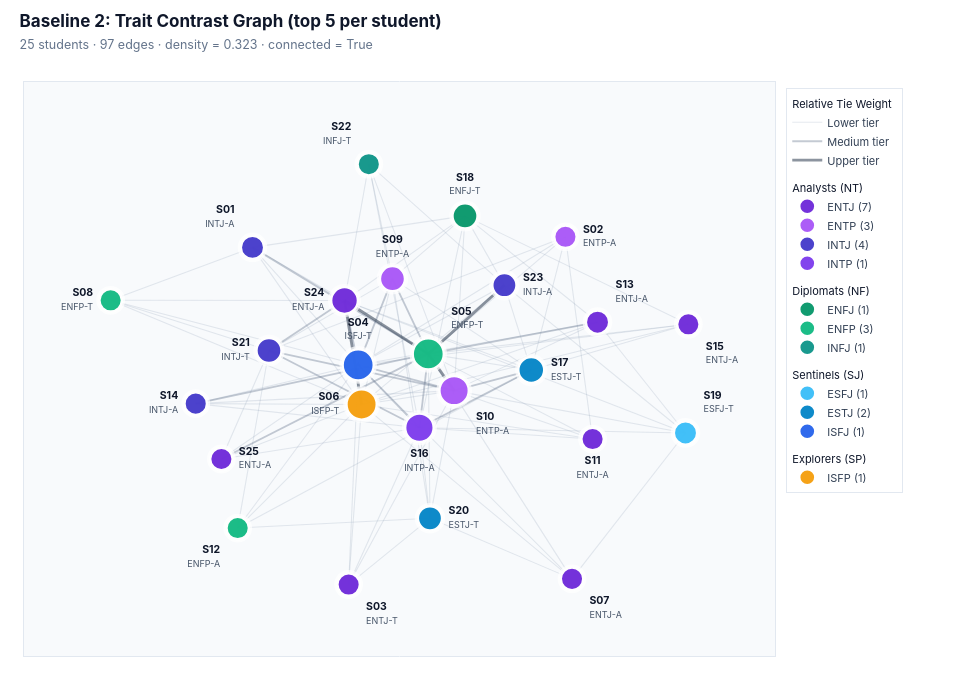

Write notebook code for a chart like this one.
### Markdown cell above
## 2. Baseline 2: Trait Contrast Graph

Next, we test the opposite intuition by measuring how strongly two students sit on opposite sides of the $50\%$ midpoint across the five traits, keeping each student's top $5$ contrasting links ($97$ edges). As expected, extreme profiles act as hubs pulling opposite poles together.

### Code cell
G_contrast = G_base.copy()
top_k = 5
centered = df[traits].values - 0.5
contrast_scores = {}

for i in range(len(students)):
    for j in range(i + 1, len(students)):
        opposition = 4.0 * np.maximum(0.0, -(centered[i] * centered[j]))
        contrast_scores[(i, j)] = float(opposition.mean())

for i, u in enumerate(students):
    neighbors = [
        (students[j], contrast_scores[(min(i, j), max(i, j))])
        for j in range(len(students))
        if i != j
    ]
    neighbors.sort(key=lambda x: x[1], reverse=True)
    for v, score in neighbors[:top_k]:
        G_contrast.add_edge(u, v, weight=score)

contrast_df = (
    pd.DataFrame(
        [
            {
                "Student A": u,
                "MBTI A": df.loc[u, "mbti"],
                "Student B": v,
                "MBTI B": df.loc[v, "mbti"],
                "Contrast (%)": round(d["weight"] * 100, 1),
            }
            for u, v, d in G_contrast.edges(data=True)
        ]
    )
    .sort_values("Contrast (%)", ascending=False)
    .reset_index(drop=True)
)

print(
    f"Contrast graph: {G_contrast.number_of_nodes()} nodes, {G_contrast.number_of_edges()} edges"
)
display(contrast_df.head(10))

pos_con = nx.spring_layout(G_contrast, seed=42, k=1.05, iterations=200)
plot_network(
    G_contrast, pos_con, f"Baseline 2: Trait Contrast Graph (top {top_k} per student)"
)

### Figure 1 — Plotly figure (JSON) as saved in the notebook; plotly's stock layout.template omitted (floating-point values rounded to 4 significant figures; data arrays with more than 128 entries replaced by an {"elided": "..."} marker saying what was removed)
{"data": [{"hoverinfo": "skip", "legendgroup": "Edges", "legendgrouptitle": {"text": "Relative Tie Weight"}, "line": {"color": "rgba(148, 163, 184, 0.24)", "width": 1.05}, "mode": "lines", "name": "Lower tier", "type": "scatter", "x": {"elided": "234 float values"}, "y": {"elided": "234 float values"}}, {"hoverinfo": "skip", "legendgroup": "Edges", "line": {"color": "rgba(100, 116, 139, 0.38)", "width": 1.8}, "mode": "lines", "name": "Medium tier", "type": "scatter", "x": [-0.5351, 0.04087, null, -0.1888, -0.2336, null, -0.1888, 0.1255, null, -0.1888, 0.01186, null, -0.1888, -0.07649, null, 0.04087, -0.07649, null, 0.04087, 0.5955, null, 0.04087, -0.7212, null, 0.04087, 0.01186, null, 0.04087, -0.6371, null, 0.1255, -0.4811, null, 0.1255, 0.3784, null, 0.01186, 0.3784, null, 0.01186, -0.4811, null, -0.4811, -0.2336, null], "y": [0.5616, 0.07884, null, 0.02878, 0.3208, null, 0.02878, -0.08773, null, 0.02878, -0.2562, null, 0.02878, 0.4198, null, 0.07884, 0.4198, null, 0.07884, 0.2224, null, 0.07884, -0.1466, null, 0.07884, -0.2562, null, 0.07884, -0.3975, null, -0.08773, 0.0942, null, -0.08773, 0.005572, null, -0.2562, 0.005572, null, -0.2562, 0.0942, null, 0.0942, 0.3208, null]}, {"hoverinfo": "skip", "legendgroup": "Edges", "line": {"color": "rgba(51, 65, 85, 0.56)", "width": 2.75}, "mode": "lines", "name": "Upper tier", "type": "scatter", "x": [0.04087, -0.2336, null, 0.04087, 0.2904, null, 0.04087, 0.1255, null, -0.1776, -0.2336, null], "y": [0.07884, 0.3208, null, 0.07884, 0.3901, null, 0.07884, -0.08773, null, -0.1503, 0.3208, null]}, {"hoverinfo": "skip", "marker": {"color": "#FFFFFF", "line": {"width": 0}, "size": [29.7, 28.83, 28.83, 37.5, 37.5, 36.63, 28.83, 28.83, 31.43, 35.77, 28.83, 28.83, 29.7, 28.83, 28.83, 34.9, 32.3, 31.43, 29.7, 30.57, 31.43, 28.83, 30.57, 33.17, 28.83]}, "mode": "markers", "showlegend": false, "type": "scatter", "x": [-0.5351, 0.4904, -0.2201, -0.1888, 0.04087, -0.1776, 0.5119, -1.0, -0.07649, 0.1255, 0.5793, -0.5837, 0.5955, -0.7212, 0.8931, 0.01186, 0.3784, 0.1612, 0.8837, 0.04644, -0.4811, -0.154, 0.2904, -0.2336, -0.6371], "y": [0.5616, 0.6095, -0.9666, 0.02878, 0.07884, -0.1503, -0.9409, 0.3217, 0.4198, -0.08773, -0.3072, -0.7105, 0.2224, -0.1466, 0.213, -0.2562, 0.005572, 0.7044, -0.2796, -0.6664, 0.0942, 0.9387, 0.3901, 0.3208, -0.3975]}, {"customdata": ["<b>S03</b> · ENTJ-T<br>Degree: <b>5</b> · Strength: <b>0.25</b><br><span style='color:#64748B'>E 65% · N 85% · T 63% · J 67% · A 49%</span>", "<b>S07</b> · ENTJ-A<br>Degree: <b>5</b> · Strength: <b>0.17</b><br><span style='color:#64748B'>E 51% · N 73% · T 69% · J 54% · A 51%</span>", "<b>S11</b> · ENTJ-A<br>Degree: <b>5</b> · Strength: <b>0.34</b><br><span style='color:#64748B'>E 61% · N 67% · T 69% · J 83% · A 54%</span>", "<b>S13</b> · ENTJ-A<br>Degree: <b>6</b> · Strength: <b>0.39</b><br><span style='color:#64748B'>E 54% · N 65% · T 86% · J 70% · A 64%</span>", "<b>S15</b> · ENTJ-A<br>Degree: <b>5</b> · Strength: <b>0.21</b><br><span style='color:#64748B'>E 52% · N 61% · T 54% · J 54% · A 69%</span>", "<b>S24</b> · ENTJ-A<br>Degree: <b>10</b> · Strength: <b>1.11</b><br><span style='color:#64748B'>E 100% · N 63% · T 86% · J 78% · A 99%</span>", "<b>S25</b> · ENTJ-A<br>Degree: <b>5</b> · Strength: <b>0.36</b><br><span style='color:#64748B'>E 67% · N 61% · T 67% · J 67% · A 71%</span>"], "hovertemplate": "%{customdata}<extra></extra>", "legendgroup": "Analysts (NT)", "legendgrouptitle": {"text": "Analysts (NT)"}, "marker": {"color": "#6D28D9", "line": {"color": "#FFFFFF", "width": 2.3}, "opacity": 0.95, "size": [22.33, 22.33, 22.33, 23.2, 22.33, 26.67, 22.33]}, "mode": "markers", "name": "ENTJ (7)", "type": "scatter", "x": [-0.2201, 0.5119, 0.5793, 0.5955, 0.8931, -0.2336, -0.6371], "y": [-0.9666, -0.9409, -0.3072, 0.2224, 0.213, 0.3208, -0.3975]}, {"customdata": ["<b>S02</b> · ENTP-A<br>Degree: <b>5</b> · Strength: <b>0.28</b><br><span style='color:#64748B'>E 51% · N 54% · T 76% · J 33% · A 53%</span>", "<b>S09</b> · ENTP-A<br>Degree: <b>8</b> · Strength: <b>0.67</b><br><span style='color:#64748B'>E 65% · N 56% · T 72% · J 40% · A 85%</span>", "<b>S10</b> · ENTP-A<br>Degree: <b>13</b> · Strength: <b>1.22</b><br><span style='color:#64748B'>E 60% · N 63% · T 99% · J 22% · A 83%</span>"], "hovertemplate": "%{customdata}<extra></extra>", "legendgroup": "Analysts (NT)", "marker": {"color": "#A855F7", "line": {"color": "#FFFFFF", "width": 2.3}, "opacity": 0.95, "size": [22.33, 24.93, 29.27]}, "mode": "markers", "name": "ENTP (3)", "type": "scatter", "x": [0.4904, -0.07649, 0.1255], "y": [0.6095, 0.4198, -0.08773]}, {"customdata": ["<b>S01</b> · INTJ-A<br>Degree: <b>6</b> · Strength: <b>0.46</b><br><span style='color:#64748B'>E 36% · N 64% · T 67% · J 58% · A 83%</span>", "<b>S14</b> · INTJ-A<br>Degree: <b>5</b> · Strength: <b>0.33</b><br><span style='color:#64748B'>E 43% · N 70% · T 74% · J 72% · A 64%</span>", "<b>S21</b> · INTJ-T<br>Degree: <b>8</b> · Strength: <b>0.79</b><br><span style='color:#64748B'>E 18% · N 58% · T 69% · J 92% · A 42%</span>", "<b>S23</b> · INTJ-A<br>Degree: <b>7</b> · Strength: <b>0.63</b><br><span style='color:#64748B'>E 49% · N 54% · T 90% · J 69% · A 92%</span>"], "hovertemplate": "%{customdata}<extra></extra>", "legendgroup": "Analysts (NT)", "marker": {"color": "#4338CA", "line": {"color": "#FFFFFF", "width": 2.3}, "opacity": 0.95, "size": [23.2, 22.33, 24.93, 24.07]}, "mode": "markers", "name": "INTJ (4)", "type": "scatter", "x": [-0.5351, -0.7212, -0.4811, 0.2904], "y": [0.5616, -0.1466, 0.0942, 0.3901]}, {"customdata": ["<b>S16</b> · INTP-A<br>Degree: <b>12</b> · Strength: <b>0.92</b><br><span style='color:#64748B'>E 46% · N 64% · T 69% · J 24% · A 83%</span>"], "hovertemplate": "%{customdata}<extra></extra>", "legendgroup": "Analysts (NT)", "marker": {"color": "#7C3AED", "line": {"color": "#FFFFFF", "width": 2.3}, "opacity": 0.95, "size": [28.4]}, "mode": "markers", "name": "INTP (1)", "type": "scatter", "x": [0.01186], "y": [-0.2562]}, {"customdata": ["<b>S18</b> · ENFJ-T<br>Degree: <b>8</b> · Strength: <b>0.49</b><br><span style='color:#64748B'>E 56% · N 64% · T 40% · J 53% · A 36%</span>"], "hovertemplate": "%{customdata}<extra></extra>", "legendgroup": "Diplomats (NF)", "legendgrouptitle": {"text": "Diplomats (NF)"}, "marker": {"color": "#059669", "line": {"color": "#FFFFFF", "width": 2.3}, "opacity": 0.95, "size": [24.93]}, "mode": "markers", "name": "ENFJ (1)", "type": "scatter", "x": [0.1612], "y": [0.7044]}, {"customdata": ["<b>S05</b> · ENFP-T<br>Degree: <b>15</b> · Strength: <b>1.91</b><br><span style='color:#64748B'>E 53% · N 86% · T 22% · J 42% · A 12%</span>", "<b>S08</b> · ENFP-T<br>Degree: <b>5</b> · Strength: <b>0.31</b><br><span style='color:#64748B'>E 78% · N 70% · T 49% · J 43% · A 44%</span>", "<b>S12</b> · ENFP-A<br>Degree: <b>5</b> · Strength: <b>0.26</b><br><span style='color:#64748B'>E 65% · N 71% · T 49% · J 42% · A 56%</span>"], "hovertemplate": "%{customdata}<extra></extra>", "legendgroup": "Diplomats (NF)", "marker": {"color": "#10B981", "line": {"color": "#FFFFFF", "width": 2.3}, "opacity": 0.95, "size": [31.0, 22.33, 22.33]}, "mode": "markers", "name": "ENFP (3)", "type": "scatter", "x": [0.04087, -1.0, -0.5837], "y": [0.07884, 0.3217, -0.7105]}, {"customdata": ["<b>S22</b> · INFJ-T<br>Degree: <b>5</b> · Strength: <b>0.24</b><br><span style='color:#64748B'>E 46% · N 64% · T 49% · J 57% · A 39%</span>"], "hovertemplate": "%{customdata}<extra></extra>", "legendgroup": "Diplomats (NF)", "marker": {"color": "#0D9488", "line": {"color": "#FFFFFF", "width": 2.3}, "opacity": 0.95, "size": [22.33]}, "mode": "markers", "name": "INFJ (1)", "type": "scatter", "x": [-0.154], "y": [0.9387]}, {"customdata": ["<b>S19</b> · ESFJ-T<br>Degree: <b>6</b> · Strength: <b>0.25</b><br><span style='color:#64748B'>E 54% · N 45% · T 39% · J 57% · A 49%</span>"], "hovertemplate": "%{customdata}<extra></extra>", "legendgroup": "Sentinels (SJ)", "legendgrouptitle": {"text": "Sentinels (SJ)"}, "marker": {"color": "#38BDF8", "line": {"color": "#FFFFFF", "width": 2.3}, "opacity": 0.95, "size": [23.2]}, "mode": "markers", "name": "ESFJ (1)", "type": "scatter", "x": [0.8837], "y": [-0.2796]}, {"customdata": ["<b>S17</b> · ESTJ-T<br>Degree: <b>9</b> · Strength: <b>0.61</b><br><span style='color:#64748B'>E 51% · N 46% · T 64% · J 81% · A 33%</span>", "<b>S20</b> · ESTJ-T<br>Degree: <b>7</b> · Strength: <b>0.44</b><br><span style='color:#64748B'>E 58% · N 35% · T 65% · J 75% · A 43%</span>"], "hovertemplate": "%{customdata}<extra></extra>", "legendgroup": "Sentinels (SJ)", "marker": {"color": "#0284C7", "line": {"color": "#FFFFFF", "width": 2.3}, "opacity": 0.95, "size": [25.8, 24.07]}, "mode": "markers", "name": "ESTJ (2)", "type": "scatter", "x": [0.3784, 0.04644], "y": [0.005572, -0.6664]}, {"customdata": ["<b>S04</b> · ISFJ-T<br>Degree: <b>15</b> · Strength: <b>1.12</b><br><span style='color:#64748B'>E 36% · N 43% · T 43% · J 76% · A 32%</span>"], "hovertemplate": "%{customdata}<extra></extra>", "legendgroup": "Sentinels (SJ)", "marker": {"color": "#2563EB", "line": {"color": "#FFFFFF", "width": 2.3}, "opacity": 0.95, "size": [31.0]}, "mode": "markers", "name": "ISFJ (1)", "type": "scatter", "x": [-0.1888], "y": [0.02878]}, {"customdata": ["<b>S06</b> · ISFP-T<br>Degree: <b>14</b> · Strength: <b>1.14</b><br><span style='color:#64748B'>E 31% · N 36% · T 47% · J 39% · A 31%</span>"], "hovertemplate": "%{customdata}<extra></extra>", "legendgroup": "Explorers (SP)", "legendgrouptitle": {"text": "Explorers (SP)"}, "marker": {"color": "#F59E0B", "line": {"color": "#FFFFFF", "width": 2.3}, "opacity": 0.95, "size": [30.13]}, "mode": "markers", "name": "ISFP (1)", "type": "scatter", "x": [-0.1776], "y": [-0.1503]}, {"cliponaxis": false, "hoverinfo": "skip", "marker": {"color": "rgba(0, 0, 0, 0)", "line": {"width": 0}, "size": [27.2, 26.33, 26.33, 35.0, 35.0, 34.13, 26.33, 26.33, 28.93, 33.27, 26.33, 26.33, 27.2, 26.33, 26.33, 32.4, 29.8, 28.93, 27.2, 28.07, 28.93, 26.33, 28.07, 30.67, 26.33]}, "mode": "markers+text", "showlegend": false, "text": ["<b>S01</b><br><span style='font-size:9px;color:#475569'>INTJ-A</span>", "<b>S02</b><br><span style='font-size:9px;color:#475569'>ENTP-A</span>", "<b>S03</b><br><span style='font-size:9px;color:#475569'>ENTJ-T</span>", "<b>S04</b><br><span style='font-size:9px;color:#475569'>ISFJ-T</span>", "<b>S05</b><br><span style='font-size:9px;color:#475569'>ENFP-T</span>", "<b>S06</b><br><span style='font-size:9px;color:#475569'>ISFP-T</span>", "<b>S07</b><br><span style='font-size:9px;color:#475569'>ENTJ-A</span>", "<b>S08</b><br><span style='font-size:9px;color:#475569'>ENFP-T</span>", "<b>S09</b><br><span style='font-size:9px;color:#475569'>ENTP-A</span>", "<b>S10</b><br><span style='font-size:9px;color:#475569'>ENTP-A</span>", "<b>S11</b><br><span style='font-size:9px;color:#475569'>ENTJ-A</span>", "<b>S12</b><br><span style='font-size:9px;color:#475569'>ENFP-A</span>", "<b>S13</b><br><span style='font-size:9px;color:#475569'>ENTJ-A</span>", "<b>S14</b><br><span style='font-size:9px;color:#475569'>INTJ-A</span>", "<b>S15</b><br><span style='font-size:9px;color:#475569'>ENTJ-A</span>", "<b>S16</b><br><span style='font-size:9px;color:#475569'>INTP-A</span>", "<b>S17</b><br><span style='font-size:9px;color:#475569'>ESTJ-T</span>", "<b>S18</b><br><span style='font-size:9px;color:#475569'>ENFJ-T</span>", "<b>S19</b><br><span style='font-size:9px;color:#475569'>ESFJ-T</span>", "<b>S20</b><br><span style='font-size:9px;color:#475569'>ESTJ-T</span>", "<b>S21</b><br><span style='font-size:9px;color:#475569'>INTJ-T</span>", "<b>S22</b><br><span style='font-size:9px;color:#475569'>INFJ-T</span>", "<b>S23</b><br><span style='font-size:9px;color:#475569'>INTJ-A</span>", "<b>S24</b><br><span style='font-size:9px;color:#475569'>ENTJ-A</span>", "<b>S25</b><br><span style='font-size:9px;color:#475569'>ENTJ-A</span>"], "textfont": {"color": "#0F172A", "family": "Inter, -apple-system, BlinkMacSystemFont, sans-serif", "size": 10.5}, "textposition": ["top left", "middle right", "bottom right", "top center", "top right", "middle left", "bottom right", "middle left", "top center", "bottom right", "bottom center", "bottom left", "top right", "middle left", "bottom right", "bottom center", "middle right", "top center", "top right", "middle right", "middle left", "top left", "middle right", "middle left", "middle right"], "type": "scatter", "x": [-0.5351, 0.4904, -0.2201, -0.1888, 0.04087, -0.1776, 0.5119, -1.0, -0.07649, 0.1255, 0.5793, -0.5837, 0.5955, -0.7212, 0.8931, 0.01186, 0.3784, 0.1612, 0.8837, 0.04644, -0.4811, -0.154, 0.2904, -0.2336, -0.6371], "y": [0.5616, 0.6095, -0.9666, 0.02878, 0.07884, -0.1503, -0.9409, 0.3217, 0.4198, -0.08773, -0.3072, -0.7105, 0.2224, -0.1466, 0.213, -0.2562, 0.005572, 0.7044, -0.2796, -0.6664, 0.0942, 0.9387, 0.3901, 0.3208, -0.3975]}], "layout": {"font": {"color": "#1E293B", "family": "Inter, -apple-system, BlinkMacSystemFont, sans-serif"}, "height": 680, "hoverlabel": {"bgcolor": "#FFFFFF", "bordercolor": "#CBD5E1", "font": {"color": "#0F172A", "family": "Inter, -apple-system, sans-serif", "size": 12}}, "legend": {"bgcolor": "rgba(255,255,255,0.94)", "bordercolor": "#E2E8F0", "borderwidth": 1, "font": {"color": "#334155", "size": 11}, "grouptitlefont": {"color": "#0F172A", "family": "Inter, sans-serif", "size": 11}, "tracegroupgap": 8, "x": 1.015, "xanchor": "left", "y": 0.99, "yanchor": "top"}, "margin": {"b": 24, "l": 24, "r": 205, "t": 82}, "paper_bgcolor": "#FFFFFF", "plot_bgcolor": "#F8FAFC", "title": {"font": {"color": "#0F172A", "family": "Inter, -apple-system, BlinkMacSystemFont, sans-serif", "size": 17}, "text": "<b>Baseline 2: Trait Contrast Graph (top 5 per student)</b><br><span style='font-size:12.5px;color:#64748B;font-weight:400'>25 students · 97 edges · density = 0.323 · connected = True</span>", "x": 0.02, "xanchor": "left", "y": 0.96, "yanchor": "top"}, "width": 980, "xaxis": {"linecolor": "#E2E8F0", "linewidth": 1, "mirror": true, "range": [-1.284, 1.177], "showgrid": false, "showticklabels": false, "zeroline": false}, "yaxis": {"linecolor": "#E2E8F0", "linewidth": 1, "mirror": true, "range": [-1.29, 1.311], "showgrid": false, "showticklabels": false, "zeroline": false}}}
